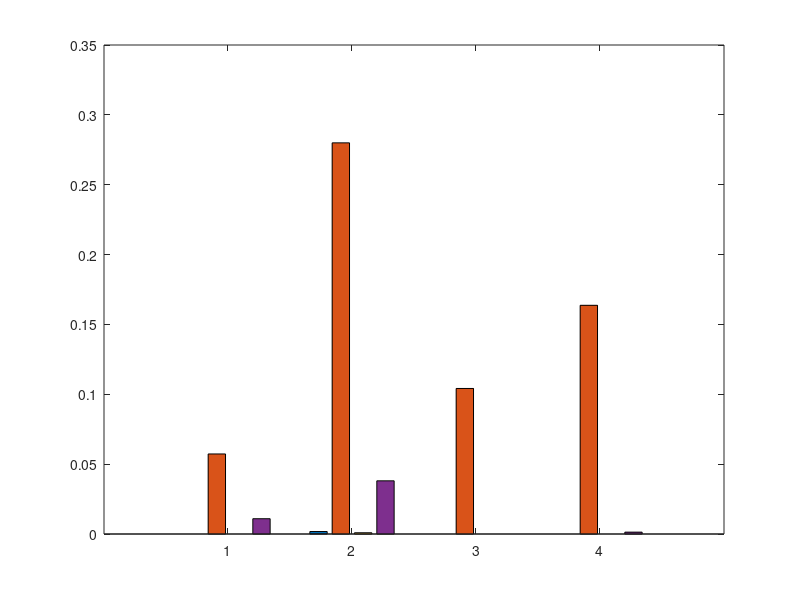

This figure's MATLAB source: (Note: this script raises an error after producing the figure.)
clear; close all; clc
textSize = 14;
linewid = 1;


eb = [1 2 3 4];
% BM-W MI SI MO SO
% BM-WO MI SI MO SO
% SA-W MI SI MO SO
% SA-WO MI SI MO SO
permImpBMR = [
    0 1-0.998226950 0 0;
    1-0.94270833 1-0.72002551 1-0.8958333333 1-0.83630952;
    0 1-0.999102 0 0;
    1-0.989051095 1-0.961928934 0 1-0.998668442
    ];
permImpKMR = [
    0 1-0.9837892 0 0;
    1-0.77777777 1-0.377551020 1-0.5 1-0.523809523;
    0 1-0.993243 0 0;
    1-0.974522293 1-0.966666667 0 1-0.971428571
    ];

% permImpBMR = [0 1-0.769448819 1-0.999668435 1-0.989051095;
%     1-0.995793269 1-0.493264249 0 1-0.961928934;
%     0 1-0.7890625 0 0;
%     0 1-0.8984375 0 1-0.998668442];
% permImpKMR = [0 1-0.08 1-0.993630573 1-0.974522293;
%     1-0.753846154 1-0.071428571 0 1-0.966666667;
%     0 1-0.166666667 0 0;
%     0 1 0 1-0.971428571];

figure(12)
bar(eb, permImpBMR', 'grouped')
hold on
ax = gca;
ax.YAxis.FontSize = 13;
ax.XAxis.FontSize = 13;
ax.YAxis.FontWeight = 'bold';
ax.XAxis.FontWeight = 'bold';

row1 = {'Mobile' 'Stationary' 'Mobile' 'Stationary'};
row2 = {'Indoor' 'Indoor' 'Outdoor' 'Outdoor'};
labelArray = [row1; row2]; 
tickLabels = strtrim(sprintf('%s\\newline%s \n', labelArray{:}));
ax.XTickLabel = tickLabels; 

ylim([0 0.5])
legend('BM-SKG w. Shuffling', 'BM-SKG w.o. Shuffling', 'SA-SKG w. Shuffling', 'SA-SKG w.o. Shuffling', 'FontSize', textSize, 'FontWeight', 'bold', 'Location', 'northeast')
% legend('BM-SKG w. E. P.', 'BM-SKG w.o. E. P.', 'SA-SKG w. E. P.', 'SA-SKG w.o. E. P.', 'FontSize', textSize, 'FontWeight', 'bold', 'Location', 'northeast')
ylabel('BMR', 'FontSize',15, 'FontWeight','bold')

% for i=1:length(permImpBMR)
%     text(eb(i)-0.3,permImpBMR(1,i),num2str(permImpBMR(1,i), '%.2g'), 'FontWeight','bold', 'HorizontalAlignment', 'center', 'VerticalAlignment', 'bottom')
%     text(eb(i)-0.1,permImpBMR(2,i),num2str(permImpBMR(2,i), '%.2g'), 'FontWeight','bold', 'HorizontalAlignment', 'center', 'VerticalAlignment', 'bottom')
%     text(eb(i)+0.1,permImpBMR(3,i),num2str(permImpBMR(3,i), '%.2g'), 'FontWeight','bold', 'HorizontalAlignment', 'center', 'VerticalAlignment', 'bottom')
%     text(eb(i)+0.3,permImpBMR(4,i),num2str(permImpBMR(4,i), '%.2g'), 'FontWeight','bold', 'HorizontalAlignment', 'center', 'VerticalAlignment', 'bottom') 
% end
% 创建 text
text('VerticalAlignment','bottom',...
    'HorizontalAlignment','center',...
    'FontWeight','bold',...
    'String','0 /',...
    'Position',[0.7 0 0]);

% 创建 text
text('VerticalAlignment','bottom',...
    'HorizontalAlignment','center',...
    'FontWeight','bold',...
    'String','0.06 /',...
    'Position',[0.936698785085882 0.0588680126831683 0]);

% 创建 text
text('VerticalAlignment','bottom',...
    'HorizontalAlignment','center',...
    'FontWeight','bold',...
    'String','0 /',...
    'Position',[1.1 0 0]);

% 创建 text
text('VerticalAlignment','bottom',...
    'HorizontalAlignment','center',...
    'FontWeight','bold',...
    'String','0.011',...
    'Position',[1.28165060745706 0.024909301039604 1.4210854715202e-14]);

% 创建 text
text('VerticalAlignment','bottom',...
    'HorizontalAlignment','center',...
    'FontWeight','bold',...
    'String','0.0018 /',...
    'Position',[1.60213657310432 0.00252356268316833 0]);

% 创建 text
text('VerticalAlignment','bottom',...
    'HorizontalAlignment','center',...
    'FontWeight','bold',...
    'String','0.28 /',...
    'Position',[1.93669878508588 0.283270404465347 1.4210854715202e-14]);

% 创建 text
text('VerticalAlignment','bottom',...
    'HorizontalAlignment','center',...
    'FontWeight','bold',...
    'String','0.0009 /',...
    'Position',[2.21009635525765 0.0379553273762376 1.4210854715202e-14]);

% 创建 text
text('VerticalAlignment','bottom',...
    'HorizontalAlignment','center',...
    'FontWeight','bold',...
    'String','0.038',...
    'Position',[2.31223292836196 0.0627245313465347 1.4210854715202e-14]);

% 创建 text
text('VerticalAlignment','bottom',...
    'HorizontalAlignment','center',...
    'FontWeight','bold',...
    'String','0 /',...
    'Position',[2.7 0 0]);

% 创建 text
text('VerticalAlignment','bottom',...
    'HorizontalAlignment','center',...
    'FontWeight','bold',...
    'String','0.10 /',...
    'Position',[2.9305823209049 0.108264232673267 1.4210854715202e-14]);

% 创建 text
text('VerticalAlignment','bottom',...
    'HorizontalAlignment','center',...
    'FontWeight','bold',...
    'String','0 /',...
    'Position',[3.1 0 0]);

% 创建 text
text('VerticalAlignment','bottom',...
    'HorizontalAlignment','center',...
    'FontWeight','bold',...
    'String','0',...
    'Position',[3.3 0 0]);

% 创建 text
text('VerticalAlignment','bottom',...
    'HorizontalAlignment','center',...
    'FontWeight','bold',...
    'String','0 /',...
    'Position',[3.7 0 0]);

% 创建 text
text('VerticalAlignment','bottom',...
    'HorizontalAlignment','center',...
    'FontWeight','bold',...
    'String','0.16 /',...
    'Position',[3.9305823209049 0.166017945544554 1.4210854715202e-14]);

% 创建 text
text('VerticalAlignment','bottom',...
    'HorizontalAlignment','center',...
    'FontWeight','bold',...
    'String','0 /',...
    'Position',[4.06330121491412 0 0]);

% 创建 text
text('VerticalAlignment','bottom',...
    'HorizontalAlignment','center',...
    'FontWeight','bold',...
    'String','0.0013',...
    'Position',[4.31834939254294 0.00133155800000001 1.4210854715202e-14]);

print('permImpBMR','-depsc')

figure(13)
bar(eb, permImpKMR', 'grouped')
hold on
ax = gca;
ax.YAxis.FontSize = 13;
ax.XAxis.FontSize = 13;
ax.YAxis.FontWeight = 'bold';
ax.XAxis.FontWeight = 'bold';

row1 = {'Mobile' 'Stationary' 'Mobile' 'Stationary'};
row2 = {'Indoor' 'Indoor' 'Outdoor' 'Outdoor'};
labelArray = [row1; row2]; 
tickLabels = strtrim(sprintf('%s\\newline%s \n', labelArray{:}));
ax.XTickLabel = tickLabels; 

ylim([0 1.05])
legend('BM-SKG w. Shuffling', 'BM-SKG w.o. Shuffling', 'SA-SKG w. Shuffling', 'SA-SKG w.o. Shuffling', 'FontSize', textSize, 'FontWeight', 'bold', 'Location', 'northeast')
ylabel('KMR', 'FontSize',15, 'FontWeight','bold')

% for i=1:length(permImpKMR)
%     text(eb(i)-0.3,permImpKMR(1,i),num2str(permImpKMR(1,i), '%.2g'), 'FontWeight','bold', 'HorizontalAlignment', 'center', 'VerticalAlignment', 'bottom')
%     text(eb(i)-0.1,permImpKMR(2,i),num2str(permImpKMR(2,i), '%.2g'), 'FontWeight','bold', 'HorizontalAlignment', 'center', 'VerticalAlignment', 'bottom')
%     text(eb(i)+0.1,permImpKMR(3,i),num2str(permImpKMR(3,i), '%.2g'), 'FontWeight','bold', 'HorizontalAlignment', 'center', 'VerticalAlignment', 'bottom')
%     text(eb(i)+0.3,permImpKMR(4,i),num2str(permImpKMR(4,i), '%.2g'), 'FontWeight','bold', 'HorizontalAlignment', 'center', 'VerticalAlignment', 'bottom') 
% end
% 创建 text
text('VerticalAlignment','bottom',...
    'HorizontalAlignment','center',...
    'FontWeight','bold',...
    'String','0 /',...
    'Position',[0.7 0 0]);

% 创建 text
text('VerticalAlignment','bottom',...
    'HorizontalAlignment','center',...
    'FontWeight','bold',...
    'String','0.22 /',...
    'Position',[0.942815249266862 0.235643564356436 0]);

% 创建 text
text('VerticalAlignment','bottom',...
    'HorizontalAlignment','center',...
    'FontWeight','bold',...
    'String','0 /',...
    'Position',[1.1 0 0]);

% 创建 text
text('VerticalAlignment','bottom',...
    'HorizontalAlignment','center',...
    'FontWeight','bold',...
    'String','0.025',...
    'Position',[1.3 0.0571608753168318 0]);

% 创建 text
text('VerticalAlignment','bottom',...
    'HorizontalAlignment','center',...
    'FontWeight','bold',...
    'String','0.016 /',...
    'Position',[1.5888353581902 0.0104401496303631 0]);

% 创建 text
text('VerticalAlignment','bottom',...
    'HorizontalAlignment','center',...
    'FontWeight','bold',...
    'String','0.62 /',...
    'Position',[1.94281524926686 0.640254597316832 0]);

% 创建 text
text('VerticalAlignment','bottom',...
    'HorizontalAlignment','center',...
    'FontWeight','bold',...
    'String','0.0068 /',...
    'Position',[2.21621281943863 0.0317159616534654 0]);

% 创建 text
text('VerticalAlignment','bottom',...
    'HorizontalAlignment','center',...
    'FontWeight','bold',...
    'String','0.033',...
    'Position',[2.34281524926686 0.0935313528019801 0]);

% 创建 text
text('VerticalAlignment','bottom',...
    'HorizontalAlignment','center',...
    'FontWeight','bold',...
    'String','0 /',...
    'Position',[2.7 0 0]);

% 创建 text
text('VerticalAlignment','bottom',...
    'HorizontalAlignment','center',...
    'FontWeight','bold',...
    'String','0.50 /',...
    'Position',[2.94281524926686 0.516501649831683 0]);

% 创建 text
text('VerticalAlignment','bottom',...
    'HorizontalAlignment','center',...
    'FontWeight','bold',...
    'String','0 /',...
    'Position',[3.1 0 0]);

% 创建 text
text('VerticalAlignment','bottom',...
    'HorizontalAlignment','center',...
    'FontWeight','bold',...
    'String','0',...
    'Position',[3.3 0 0]);

% 创建 text
text('VerticalAlignment','bottom',...
    'HorizontalAlignment','center',...
    'FontWeight','bold',...
    'String','0 /',...
    'Position',[3.7 0 0]);

% 创建 text
text('VerticalAlignment','bottom',...
    'HorizontalAlignment','center',...
    'FontWeight','bold',...
    'String','0.48 /',...
    'Position',[3.93669878508588 0.483564356435644 0]);

% 创建 text
text('VerticalAlignment','bottom',...
    'HorizontalAlignment','center',...
    'FontWeight','bold',...
    'String','0 /',...
    'Position',[4.1 0 0]);

% 创建 text
text('VerticalAlignment','bottom',...
    'HorizontalAlignment','center',...
    'FontWeight','bold',...
    'String','0.029',...
    'Position',[4.3 0.047581329990099 0]);

print('permImpKMR','-depsc')